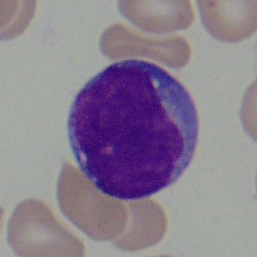
%> input picture libraries/lib_FastCMeans/001_1.tif, 257 x 257 px
$ octave --eval "DemoFCM;"   (GNU Octave 9; MATLAB toolbox functions it lacks are replaced by stand-ins)
%> lines starting %> are read from the running program, lines starting %| are printed output that depends on the picture
%> in DemoFCM, im is the input picture: size 257x257x3 uint8; mean R, G, B 139.1, 128, 144.1
### libraries/lib_FastCMeans/FastFCMeans.m
function [C, U, LUT, H] = FastFCMeans(im, c, q, opt)
%> called with c = 3
% Partition N-dimensional grayscale image into c classes using a memory
% efficient implementation of the fuzzy c-means (FCM) clustering algorithm.
% Computational efficiency is achieved by using the histogram of image
% intensities during clustering instead of the raw image data.
%
% INPUT:
%   - im  : N-dimensional grayscale image in integer format.
%   - c   : positive integer greater than 1 specifying the number of
%           clusters. c=2 is the default setting. Alternatively, c can be
%           specified as a k-by-1 array of initial cluster (aka prototype)
%           centroids.
%   - q   : fuzzy weighting exponent. q must be a real number greater than
%           1.1. q=2 is the default setting. Increasing q leads to an
%           increased amount of fuzzification, while reducing q leads to
%           crispier class memberships. Note that while in principle
%           setting q==1 is equivalent to using a classical c-means
%           algorithm, this setting cannot be used in practice because it
%           produces an infinite exponent in the membership update formula.
%   - opt : optional logical argument used to indicate how to initialize
%           cluster centroids. If opt=true {default} then centroids are
%           initialized are by sampling the intensity range at uniform
%           intervals. If opt=false then the initial centroids are set
%           using the c-means algorithm.
%
% OUTPUT  :
%   - C   : 1-by-k array of cluster centroids.
%   - U   : L-by-k array of fuzzy class memberships, where k is the number
%           of classes and L is the intensity range of the input image,
%           such that L=numel(min(im(:)):max(im(:))).
%   - LUT : L-by-1 array that specifies the intensity-class relations,
%           where L is the dynamic intensity range of the input image.
%           Specifically, LUT(1) corresponds to the (class) label assigned to
%           min(im(:)) and LUT(L) corresponds to the label assigned
%           to max(im(:)). LUT is used as input to 'apply_LUT' function to
%           create a label image.
%   - H   : image histogram. If I=min(im(:)):max(im(:)) are the intensities
%           present in the input image, then H(i) is the number of
%           pixels/voxels with intensity I(i).
%
% AUTHOR    : Anton Semechko (a.semechko@gmail.com)
%


% Default input arguments
if nargin<2 || isempty(c), c=2; end
if nargin<3 || isempty(q), q=2; end
if nargin<4 || isempty(opt), opt=true; end

% Basic error checking
if nargin<1 || isempty(im)
    error('Insufficient number of input arguments')
end
msg='Revise variable used to specify class centroids. See function documentation for more info.';
if ~isnumeric(c) || ~isvector(c)
    error(msg)
end
if numel(c)==1 && (~isnumeric(c) || round(c)~=c || c<2)
    error(msg)
end
if ~isnumeric(q) || numel(q)~=1 || q<1.1
    error('3rd input argument (q) must be a real number > 1.1')
end
if ~islogical(opt) || numel(opt)>1
    error('4th input argument (opt) must a Boolean')
end

% Check image format
if isempty(strfind(class(im),'int'))
    error('Input image must be specified in integer format (e.g. uint8, int16)')
end

% Intensity range
Imin=double(min(im(:)));
%> Imin = 0
Imax=double(max(im(:)));
%> Imax = 179
I=(Imin:Imax)';
%> I = 180 values from 0 to 179

% Initialize cluster centroids
if numel(c)>1 % user-defined centroids
    C=c;
    opt=true;
else % automatic initialization
    if opt
        dI=(Imax-Imin)/c;
%> dI = 59.67
        C=Imin+dI/2:dI:Imax;
%> C = [29.83 89.5 149.2]
    else
        [C,~,H]=FastCMeans(im,c);
    end
end

% Compute intensity histogram
if opt
    H=hist(double(im(:)),I);
%> H = 180 values, max 10265 at index 164, min 2 at index 1, mean 1100.8
    H=H(:);
end
clear im

% Update fuzzy memberships and cluster centroids
dC=Inf;
while dC>1E-3

    C0=C;

    % Distance to the centroids
    D=abs(bsxfun(@minus,I,C));
    D=D.^(2/(q-1))+eps;

    % Compute fuzzy memberships
    U=bsxfun(@times,D,sum(1./D,2));
    U=1./(U+eps);

    % Update the centroids
    UH=bsxfun(@times,U.^q,H);
    C=sum(bsxfun(@times,UH,I),1)./sum(UH,1);
    C=sort(C,'ascend'); % enforce natural order

    % Change in centroids
    dC=max(abs(C-C0));

end
%> this loop made 24 passes
%> (C0, C, dC) on passes 1 to 12: ([29.83 89.5 149.2], [26.46 96.36 154.9], 6.86), ([26.46 96.36 154.9], [26.94 104.4 157.2], 8), ([26.94 104.4 157.2], [29.12 111.2 158.7], 6.8), ([29.12 111.2 158.7], [31.82 115.9 159.8], 4.72), ([31.82 115.9 159.8], [34.29 118.8 160.6], 2.93), ([34.29 118.8 160.6], [36.24 120.6 161], 1.94), ([36.24 120.6 161], [37.64 121.6 161.2], 1.41), ([37.64 121.6 161.2], [38.61 122.2 161.4], 0.972), ([38.61 122.2 161.4], [39.27 122.6 161.5], 0.652), ([39.27 122.6 161.5], [39.69 122.8 161.5], 0.43), ([39.69 122.8 161.5], [39.97 123 161.5], 0.279), ([39.97 123 161.5], [40.15 123.1 161.5], 0.18)
%> (C, dC) on passes 20, 22, 23, 24: ([40.46 123.2 161.6], 0.00475), ([40.47 123.2 161.6], 0.0019), ([40.47 123.2 161.6], 0.0012), ([40.47 123.2 161.6], 0.000758)

% Defuzzify
[~,LUT]=max(U,[],2);
%> LUT = 180 values from 1 to 3

### libraries/lib_FastCMeans/DemoFCM.m
function DemoFCM
% Segment a sample 2D image into 3 classes using fuzzy c-means algorithm.
% Note that similar syntax would be used for c-means based segmentation,
% except there would be no fuzzy membership maps (denoted by variable U
% below).


im=imread('001_1.tif'); % sample image
[C,U,LUT,H]=FastFCMeans(im,3); % perform segmentation
%> C = [40.47 123.2 161.6]; U = 180 rows, first 12: [0.854 0.0922 0.0536; 0.859 0.0895 0.0519; 0.863 0.0869 0.0501; 0.867 0.0843 0.0484; 0.872 0.0816 0.0467; 0.876 0.0789 0.045; 0.881 0.0762 0.0432; 0.885 0.0734 0.0415; 0.89 0.0707 0.0398; 0.894 0.0679 0.038; 0.899 0.0651 0.0363; 0.903 0.0623 0.0346]; LUT = 180 values from 1 to 3

% Visualize the fuzzy membership functions
figure('color','w')
subplot(2,1,1)
I=double(min(im(:)):max(im(:)));
%> I = 180 values from 0 to 179
c={'-r' '-g' '-b'};
for i=1:3
    plot(I(:),U(:,i),c{i},'LineWidth',2)
    if i==1, hold on; end
    plot(C(i)*ones(1,2),[0 1],'--k')
end
xlabel('Intensity Value','FontSize',30)
ylabel('Class Memberships','FontSize',30)
set(gca,'XLim',[0 260],'FontSize',20)

subplot(2,1,2)
plot(I(:),LUT(:),'-k','LineWidth',2)
xlabel('Intensity Value','FontSize',30)
ylabel('Class Assignment','FontSize',30)
set(gca,'XLim',[0 260],'Ylim',[0 3.1],'YTick',1:3,'FontSize',20)
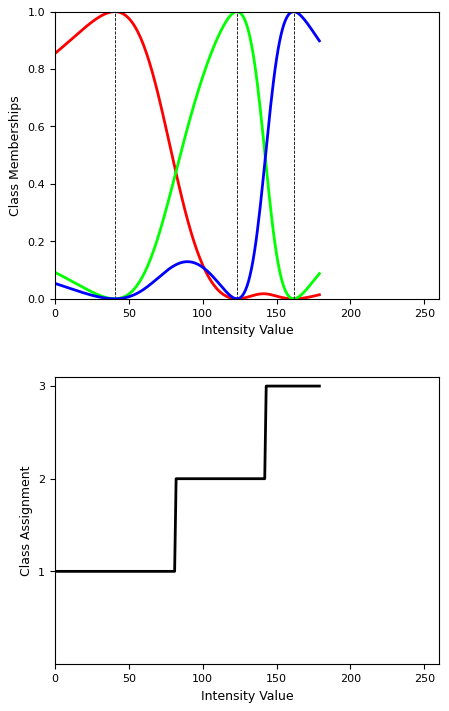
%> figure redrawn from the program's plot data, 2 panels; panel 1: curve peaks at x = 40, y = 1; panel 1: curve peaks at x = 123, y = 1; panel 1: curve peaks at x = 162, y = 1; panel 2: curve peaks at x = 143, y = 3

% Visualize the segmentation
figure('color','w')
subplot(1,2,1), imshow(im)
set(get(gca,'Title'),'String','ORIGINAL')

%> (the run ends here)
